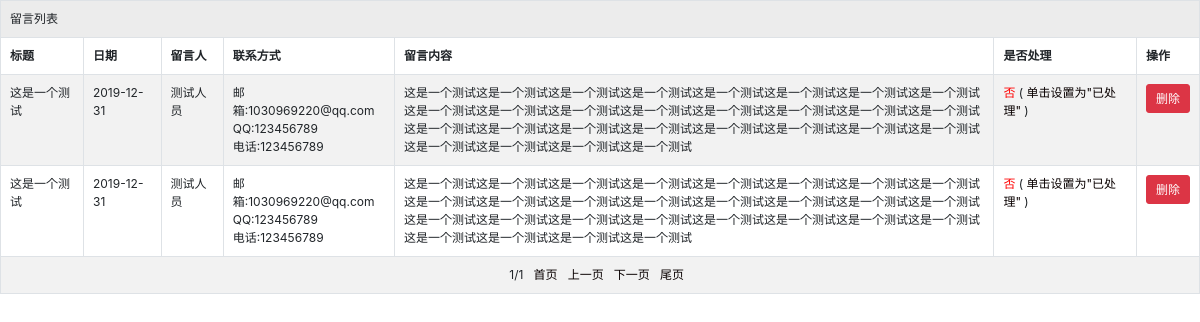
/admin/guestbook.php (signed in), run on the app's committed database.
### tables this page shows
CREATE TABLE IF NOT EXISTS `guestbook` (
  `id` int(11) NOT NULL AUTO_INCREMENT,
  `title` varchar(50) DEFAULT NULL COMMENT '留言标题',
  `pubdate` varchar(50) DEFAULT NULL COMMENT '留言时间',
  `name` varchar(30) DEFAULT NULL COMMENT '称呼',
  `tel` varchar(20) DEFAULT NULL COMMENT '手机号码',
  `qq` varchar(15) DEFAULT NULL COMMENT 'qq',
  `email` varchar(30) DEFAULT NULL COMMENT '邮箱',
  `content` text COMMENT '留言内容',
  `deal` varchar(5) DEFAULT '否' COMMENT '是否处理',
  PRIMARY KEY (`id`)
);

### admin/guestbook.php (the view, shortened to what this page needs)
<?php
require_once('../inc/conn_pdo.php');
?>
<!doctype html>
<html>
<head>
    <link href="css/bootstrap.min.css" rel="stylesheet">
    <link href="css/table.css" rel="stylesheet" type="text/css" />
</head>
<body>
<table class="table table-striped table-hover table-bordered">
    <tr>
        <td colspan="7">留言列表</td>
    </tr>
    <tr>
        <td><strong>标题</strong></td>
        <td><strong>日期</strong></td>
        <td><strong>留言人</strong></td>
        <td><strong>联系方式</strong></td>
        <td style="width:50%;"><strong>留言内容</strong></td>
        <td><strong>是否处理</strong></td>
        <td><strong>操作</strong></td>
    </tr>
    <?php
    $rows = $dbh->query("select * from guestbook");
    $total_num = $rows->rowCount();
    $pagesize=5;
    $page_num=ceil($total_num/$pagesize);
    $page=isset($_GET['page'])?$_GET['page']:1;
    $offset=$pagesize*($page-1);
    $prepage=($page<>1)?$page-1:$page;
    $nextpage=($page<>$page_num)?$page+1:$page;
    $sql="select * from guestbook order by id desc limit $offset,$pagesize";
    $rows = $dbh->query($sql);
    if($total_num>0){
        foreach ($rows as $row) {
            ?>
            <tr>
                <td><?php echo $row['title'] ?></td>
                <td><?php echo $row['pubdate'] ?></td>
                <td><?php echo $row['name'] ?></td>
                <td>
                    <li>
                        邮箱:<?php echo isset($row['email'])?$row['email']:"" ?>
                    </li>
                    <li>
                        QQ:<?php echo isset($row['qq'])?$row['qq']:"" ?>
                    </li>
                    <li>
                        电话:<?php echo isset($row['tel'])?$row['tel']:"" ?>
                    </li>
                </td>
                <td><?php echo $row['content'] ?></td>
                <td>
                    <span style="color:red;"><?=$row['deal'] ?></span>
                    (<?php
                    if($row['deal']=='否'){
                        ?>
                        <a href="guestbook_deal.php?deal=yes&id=<?=$row['id']?>">单击设置为"已处理"</a>
                        <?php
                    }else{
                        ?>
                        <a href="guestbook_deal.php?deal=no&id=<?=$row['id']?>">单击设置为"未处理"</a>
                        <?php
                    }
                    ?>)
                </td>
                <td>
                    <input type="submit" name="button2" id="button2" value="删除" class="btn btn-danger"
                           onclick="window.location.href='guestbook_delete.php?id=<?php echo $row['id'] ?>'"/>
                </td>
            </tr>
        <?php
            }
        }else {
        ?>
            <tr>
                <td colspan="7">暂无记录！</td>
            </tr>
    <?php
    }
    ?>
    <tr>
        <td colspan="7" align="center">
            <?=$page?>/<?=$page_num?>&nbsp;&nbsp;
            <a href="?page=1">首页</a>&nbsp;&nbsp;
            <a href="?page=<?=$prepage?>">上一页</a>&nbsp;&nbsp;
            <a href="?page=<?=$nextpage?>">下一页</a>&nbsp;&nbsp;
            <a href="?page=<?=$page_num?>">尾页</a>&nbsp;&nbsp;
        </td>
    </tr>
</table>
</body>
</html>

### admin/css/table.css (style rules this page uses)
body { margin:0;padding:0; background-color:rgba(255,255,255,0); }
div,table { background-color:rgba(255,255,255,0); }
a { text-decoration:none;color:#090000; }
td { padding-left:8px; }

### admin/guestbook.php (style rules this page uses)
* { font-size:12px; }
li { list-style: none; }

### data on the page
guestbook: title "这是一个测试", pubdate "2019-12-31", name "测试人员", email "1030969220@qq.com", qq "123456789", tel "123456789", content "这是一个测试这是一个测试这是一个测试这是一个测试这是一个测试这是一个测试这是一个测试这是一个测试这是一个测试这是一个测试这是一个测试这是一个测试这是一个测试这是一个测试这是一个测试这是一个测试这是一个测试这是一个测试这是一个测试这是一个测试这是一个测试这是一个测试这是一个测试这是一个测试这是一个测试这是一个测试这是一个测试这是一个测试", deal "否"
guestbook: title "这是一个测试", pubdate "2019-12-31", name "测试人员", email "1030969220@qq.com", qq "123456789", tel "123456789", content "这是一个测试这是一个测试这是一个测试这是一个测试这是一个测试这是一个测试这是一个测试这是一个测试这是一个测试这是一个测试这是一个测试这是一个测试这是一个测试这是一个测试这是一个测试这是一个测试这是一个测试这是一个测试这是一个测试这是一个测试这是一个测试这是一个测试这是一个测试这是一个测试这是一个测试这是一个测试这是一个测试这是一个测试", deal "否"

### other printed values
$page "1"
$page_num "1"
